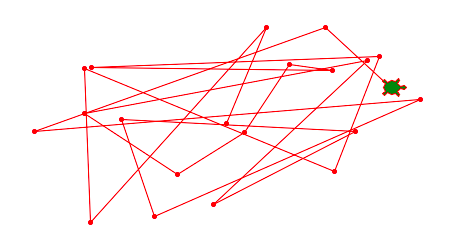

This figure's Python source:
# random position
import turtle
import random

turtle.dot()
for i in range(20):
    x = random.randint(-200, 200)
    y = random.randint(-100, 100)
    turtle.goto(x, y)
    turtle.dot()

turtle.done()
    
